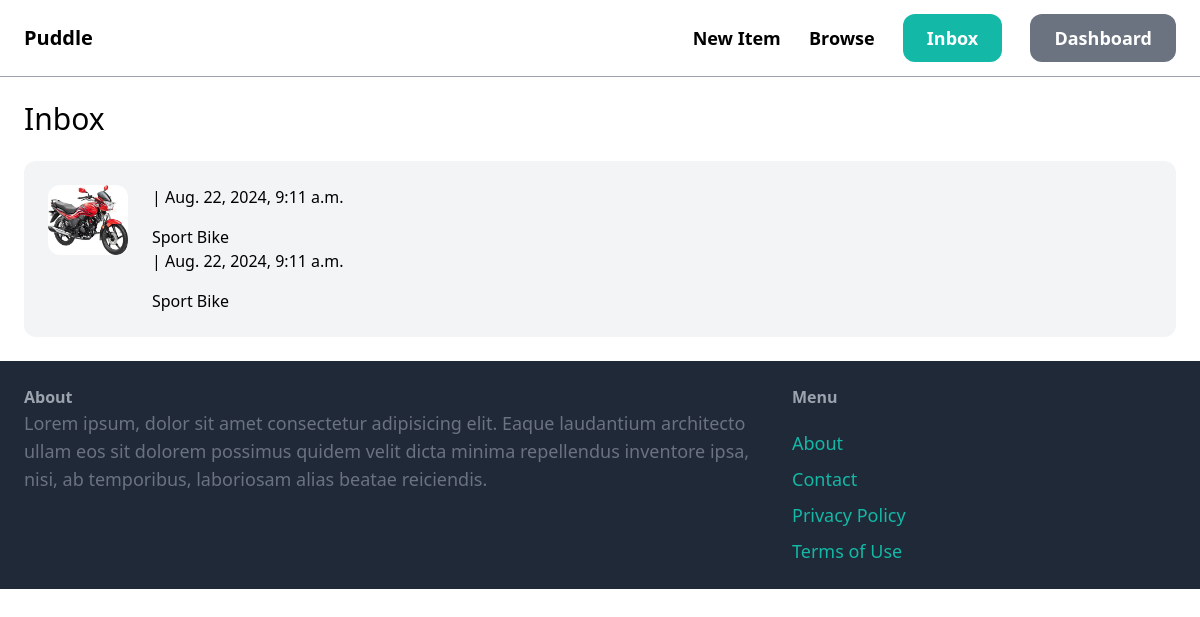
Page /inbox/ (signed in) on the earlier database version.
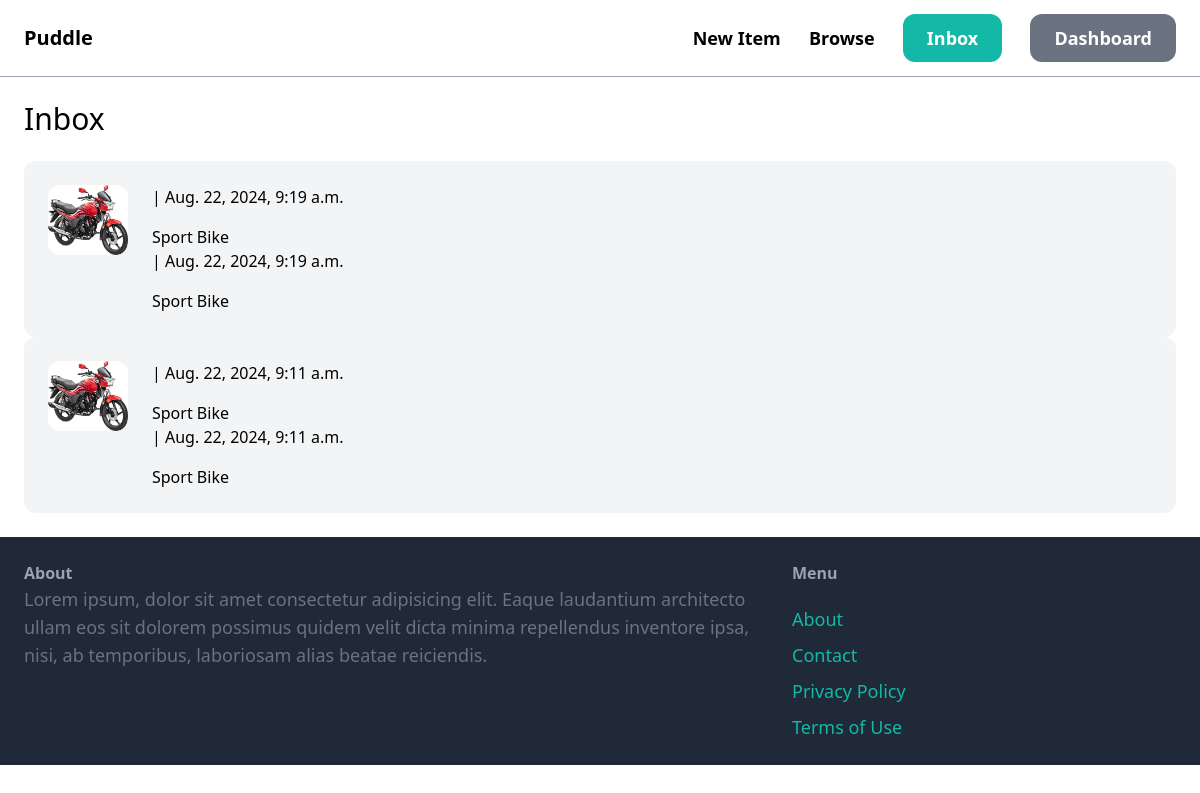
Same page on the later database version.
### conversation/models.py (models this page shows)
class Conversation(models.Model):
    item = models.ForeignKey(Item, related_name='conversations', on_delete=models.CASCADE)
    members = models.ManyToManyField(User, related_name='conversations')
    created_at = models.DateTimeField(auto_now_add=True)
    modified_at = models.DateTimeField(auto_now=True)
    class Meta:
        ordering = ['-modified_at',]

### item/models.py (models this page shows, shortened)
class Item(models.Model):
    category = models.ForeignKey(Category, related_name='items', on_delete=models.CASCADE)
    name = models.CharField(max_length=255)
    description = models.TextField(blank=True, null=True)
    price = models.FloatField()
    image = models.ImageField(upload_to='item_images', blank=True, null=True)
    is_sold = models.BooleanField(default=False)
    created_by = models.ForeignKey(User, related_name='items', on_delete=models.CASCADE)
    created_at = models.DateTimeField(auto_now_add=True)

### conversation/views.py (the view)
# urls.py: path('', views.inbox, name='inbox'),
@login_required
def inbox(request):
    conversations = Conversation.objects.filter(members__in=[request.user.id])
    return render(request, 'conversation/inbox.html', {
        'conversations': conversations,
    })

### conversation/templates/conversation/inbox.html (shortened to what this page needs)
{% extends 'core/base.html' %}
{% block content %}
<h1 class="mb-6 text-3xl">Inbox</h1>
<div class="space-y-6">
    {% for conversation in conversations %}
    <a href="#">
        <div  class="p-6 flex bg-gray-100 rounded-xl">
            <div class="pr-6">
                <img src="{{ conversation.item.image.url }}" class="w-20 rounded-xl">
            </div>
            <div>
                {% for members in conversation.members.all %}
                    {% if member != request.user %}
                        <p class="mb-4"><strong>{{ member.username }}</strong> | {{ conversation.modified_at }}</p>
                        <p>{{ conversation.item.name }}</p>
                    {% endif %}
                {% endfor %}
            </div>
        </div>
    </a>
    {% endfor %}
</div>
{% endblock %}

Differences in the rows shown:
added Conversation: item.image (picture), modified_at "Aug. 22, 2024, 9:19 a.m.", item.name "Sport Bike"
